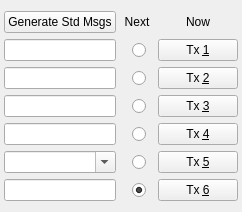
                  <widget class="QWidget" name="tab">
                   <attribute name="title">
                    <string>1</string>
                   </attribute>
                   <layout class="QGridLayout" name="gridLayout_7">
                    <property name="leftMargin">
                     <number>4</number>
                    </property>
                    <property name="rightMargin">
                     <number>4</number>
                    </property>
                    <item row="0" column="0">
                     <layout class="QGridLayout" name="gridLayout_6" columnstretch="1,0,0">
                      <item row="6" column="1">
                       <widget class="QRadioButton" name="txrb6">
                        <property name="toolTip">
                         <string>Send this message in next Tx interval</string>
                        </property>
                        <property name="styleSheet">
                         <string notr="true">margin-left: 10%; margin-right: 0%</string>
                        </property>
                        <property name="text">
                         <string/>
                        </property>
                        <property name="shortcut">
                         <string>Ctrl+6</string>
                        </property>
                        <property name="checked">
                         <bool>true</bool>
                        </property>
                       </widget>
                      </item>
                      <item row="0" column="1">
                       <widget class="QLabel" name="label_5">
                        <property name="toolTip">
                         <string>Queue up the next Tx message</string>
                        </property>
                        <property name="text">
                         <string>Next</string>
                        </property>
                        <property name="alignment">
                         <set>Qt::AlignCenter</set>
                        </property>
                       </widget>
                      </item>
                      <item row="1" column="0">
                       <widget class="QLineEdit" name="tx1">
                        <property name="sizePolicy">
                         <sizepolicy hsizetype="Preferred" vsizetype="Fixed">
                          <horstretch>0</horstretch>
                          <verstretch>0</verstretch>
                         </sizepolicy>
                        </property>
                       </widget>
                      </item>
                      <item row="4" column="1">
                       <widget class="DoubleClickableRadioButton" name="txrb4">
                        <property name="toolTip">
                         <string>&lt;html&gt;&lt;head/&gt;&lt;body&gt;&lt;p&gt;Send this message in next Tx interval&lt;/p&gt;&lt;p&gt;Double-click to toggle between RRR and RR73 messages in Tx4 when supported by the current mode&lt;/p&gt;&lt;p&gt;RR73 messages should only be used when you are reasonably confident that no message repetitions will be required&lt;/p&gt;&lt;/body&gt;&lt;/html&gt;</string>
                        </property>
                        <property name="accessibleDescription">
                         <string>Send this message in next Tx interval
Double-click to toggle between RRR and RR73 messages in Tx4 when supported by the current mode
RR73 messages should only be used when you are reasonably confident that no message repetitions will be required</string>
                        </property>
                        <property name="styleSheet">
                         <string notr="true">margin-left: 10%; margin-right: 0%</string>
                        </property>
                        <property name="text">
                         <string/>
                        </property>
                        <property name="shortcut">
                         <string>Ctrl+4</string>
                        </property>
                       </widget>
                      </item>
                      <item row="1" column="1">
                       <widget class="DoubleClickableRadioButton" name="txrb1">
                        <property name="toolTip">
                         <string>&lt;html&gt;&lt;head/&gt;&lt;body&gt;&lt;p&gt;Send this message in next Tx interval&lt;/p&gt;&lt;p&gt;Double click to toggle the use of the Tx1 message to start a QSO with a station (not allowed for type 1 compound call holders)&lt;/p&gt;&lt;/body&gt;&lt;/html&gt;</string>
                        </property>
                        <property name="accessibleDescription">
                         <string>Send this message in next Tx interval
Double click to toggle the use of the Tx1 message to start a QSO with a station (not allowed for type 1 compound call holders)</string>
                        </property>
                        <property name="styleSheet">
                         <string notr="true">margin-left: 10%; margin-right: 0%</string>
                        </property>
                        <property name="text">
                         <string/>
                        </property>
                        <property name="shortcut">
                         <string>Ctrl+1</string>
                        </property>
                       </widget>
                      </item>
                      <item row="6" column="0">
                       <widget class="QLineEdit" name="tx6">
                        <property name="sizePolicy">
                         <sizepolicy hsizetype="Preferred" vsizetype="Fixed">
                          <horstretch>0</horstretch>
                          <verstretch>0</verstretch>
                         </sizepolicy>
                        </property>
                       </widget>
                      </item>
                      <item row="5" column="2">
                       <widget class="DoubleClickablePushButton" name="txb5">
                        <property name="focusPolicy">
                         <enum>Qt::StrongFocus</enum>
                        </property>
                        <property name="toolTip">
                         <string>&lt;html&gt;&lt;head/&gt;&lt;body&gt;&lt;p&gt;Switch to this Tx message NOW&lt;/p&gt;&lt;p&gt;Double-click to reset to the standard 73 message&lt;/p&gt;&lt;p&gt;Right-click to retain Tx5 free text&lt;/p&gt;&lt;/body&gt;&lt;/html&gt;</string>
                        </property>
                        <property name="accessibleDescription">
                         <string>&lt;html&gt;&lt;head/&gt;&lt;body&gt;&lt;p&gt;Switch to this Tx message NOW&lt;/p&gt;&lt;p&gt;Double-click to reset to the standard 73 message&lt;/p&gt;&lt;p&gt;Right-click to retain Tx5 free text&lt;/p&gt;&lt;/body&gt;&lt;/html&gt;</string>
                        </property>
                        <property name="text">
                         <string>Tx &amp;5</string>
                        </property>
                        <property name="shortcut">
                         <string>Alt+5</string>
                        </property>
                       </widget>
                      </item>
                      <item row="2" column="2">
                       <widget class="QPushButton" name="txb2">
                        <property name="toolTip">
                         <string>Switch to this Tx message NOW</string>
                        </property>
                        <property name="text">
                         <string>Tx &amp;2</string>
                        </property>
                        <property name="shortcut">
                         <string>Alt+2</string>
                        </property>
                       </widget>
                      </item>
                      <item row="2" column="0">
                       <widget class="QLineEdit" name="tx2">
                        <property name="sizePolicy">
                         <sizepolicy hsizetype="Preferred" vsizetype="Fixed">
                          <horstretch>0</horstretch>
                          <verstretch>0</verstretch>
                         </sizepolicy>
                        </property>
                       </widget>
                      </item>
                      <item row="0" column="2">
                       <widget class="QLabel" name="label_2">
                        <property name="toolTip">
                         <string>Switch to this Tx message NOW</string>
                        </property>
                        <property name="text">
                         <string>Now</string>
                        </property>
                        <property name="alignment">
                         <set>Qt::AlignCenter</set>
                        </property>
                       </widget>
                      </item>
                      <item row="2" column="1">
                       <widget class="QRadioButton" name="txrb2">
                        <property name="toolTip">
                         <string>Send this message in next Tx interval</string>
                        </property>
                        <property name="styleSheet">
                         <string notr="true">margin-left: 10%; margin-right: 0%</string>
                        </property>
                        <property name="text">
                         <string/>
                        </property>
                        <property name="shortcut">
                         <string>Ctrl+2</string>
                        </property>
                       </widget>
                      </item>
                      <item row="4" column="0">
                       <widget class="QLineEdit" name="tx4">
                        <property name="sizePolicy">
                         <sizepolicy hsizetype="Preferred" vsizetype="Fixed">
                          <horstretch>0</horstretch>
                          <verstretch>0</verstretch>
                         </sizepolicy>
                        </property>
                       </widget>
                      </item>
                      <item row="3" column="0">
                       <widget class="QLineEdit" name="tx3">
                        <property name="sizePolicy">
                         <sizepolicy hsizetype="Preferred" vsizetype="Fixed">
                          <horstretch>0</horstretch>
                          <verstretch>0</verstretch>
                         </sizepolicy>
                        </property>
                       </widget>
                      </item>
                      <item row="0" column="0">
                       <widget class="QPushButton" name="genStdMsgsPushButton">
                        <property name="toolTip">
                         <string>Generate standard messages for minimal QSO</string>
                        </property>
                        <property name="text">
                         <string>Generate Std Msgs</string>
                        </property>
                       </widget>
                      </item>
                      <item row="3" column="2">
                       <widget class="QPushButton" name="txb3">
                        <property name="toolTip">
                         <string>Switch to this Tx message NOW</string>
                        </property>
                        <property name="text">
                         <string>Tx &amp;3</string>
                        </property>
                        <property name="shortcut">
                         <string>Alt+3</string>
                        </property>
                       </widget>
                      </item>
                      <item row="4" column="2">
                       <widget class="DoubleClickablePushButton" name="txb4">
                        <property name="toolTip">
                         <string>&lt;html&gt;&lt;head/&gt;&lt;body&gt;&lt;p&gt;Switch to this Tx message NOW&lt;/p&gt;&lt;p&gt;Double-click to toggle between RRR and RR73 messages in Tx4 when supported by the current mode&lt;/p&gt;&lt;p&gt;RR73 messages should only be used when you are reasonably confident that no message repetitions will be required&lt;/p&gt;&lt;/body&gt;&lt;/html&gt;</string>
                        </property>
                        <property name="accessibleDescription">
                         <string>Switch to this Tx message NOW
Double-click to toggle between RRR and RR73 messages in Tx4 when supported by the current mode
RR73 messages should only be used when you are reasonably confident that no message repetitions will be required</string>
                        </property>
                        <property name="text">
                         <string>Tx &amp;4</string>
                        </property>
                        <property name="shortcut">
                         <string>Alt+4</string>
                        </property>
                       </widget>
                      </item>
                      <item row="1" column="2">
                       <widget class="DoubleClickablePushButton" name="txb1">
                        <property name="toolTip">
                         <string>&lt;html&gt;&lt;head/&gt;&lt;body&gt;&lt;p&gt;Switch to this Tx message NOW&lt;/p&gt;&lt;p&gt;Double click to toggle the use of the Tx1 message to start a QSO with a station (not allowed for type 1 compound call holders)&lt;/p&gt;&lt;/body&gt;&lt;/html&gt;</string>
                        </property>
                        <property name="accessibleDescription">
                         <string>Switch to this Tx message NOW
Double click to toggle the use of the Tx1 message to start a QSO with a station (not allowed for type 1 compound call holders)</string>
                        </property>
                        <property name="layoutDirection">
                         <enum>Qt::LeftToRight</enum>
                        </property>
                        <property name="text">
                         <string>Tx &amp;1</string>
                        </property>
                        <property name="shortcut">
                         <string>Alt+1</string>
                        </property>
                       </widget>
                      </item>
                      <item row="6" column="2">
                       <widget class="QPushButton" name="txb6">
                        <property name="toolTip">
                         <string>Switch to this Tx message NOW</string>
                        </property>
                        <property name="text">
                         <string>Tx &amp;6</string>
                        </property>
                        <property name="shortcut">
                         <string>Alt+6</string>
                        </property>
                       </widget>
                      </item>
                      <item row="3" column="1">
                       <widget class="QRadioButton" name="txrb3">
                        <property name="toolTip">
                         <string>Send this message in next Tx interval</string>
                        </property>
                        <property name="styleSheet">
                         <string notr="true">margin-left: 10%; margin-right: 0%</string>
                        </property>
                        <property name="text">
                         <string/>
                        </property>
                        <property name="shortcut">
                         <string>Ctrl+3</string>
                        </property>
                       </widget>
                      </item>
                      <item row="5" column="0">
                       <widget class="QComboBox" name="tx5">
                        <property name="toolTip">
                         <string>Enter a free text message (maximum 13 characters)
or select a predefined macro from the dropdown list.
Press ENTER to add the current text to the predefined
list. The list can be maintained in Settings (F2).</string>
                        </property>
                        <property name="editable">
                         <bool>true</bool>
                        </property>
                        <property name="insertPolicy">
                         <enum>QComboBox::InsertAtBottom</enum>
                        </property>
                       </widget>
                      </item>
                      <item row="5" column="1">
                       <widget class="DoubleClickableRadioButton" name="txrb5">
                        <property name="toolTip">
                         <string>&lt;html&gt;&lt;head/&gt;&lt;body&gt;&lt;p&gt;Send this message in next Tx interval&lt;/p&gt;&lt;p&gt;Double-click to reset to the standard 73 message&lt;/p&gt;&lt;/body&gt;&lt;/html&gt;</string>
                        </property>
                        <property name="accessibleDescription">
                         <string>Send this message in next Tx interval
Double-click to reset to the standard 73 message</string>
                        </property>
                        <property name="styleSheet">
                         <string notr="true">margin-left: 10%; margin-right: 0%</string>
                        </property>
                        <property name="text">
                         <string/>
                        </property>
                        <property name="shortcut">
                         <string>Ctrl+5</string>
                        </property>
                       </widget>
                      </item>
                     </layout>
                    </item>
                   </layout>
                  </widget>
